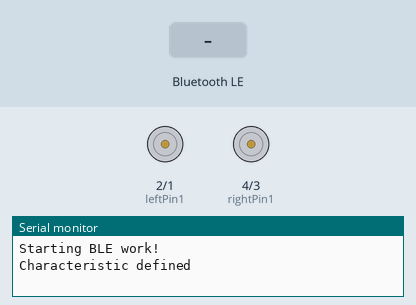
Bench run of a sketch on a simulated ESP32. On the bench: motor-driver pin pairs drawn as motors (green arrow = first pin HIGH = forward, orange = second pin HIGH = backward, longer = more drive), the last lines printed to the serial monitor. The inputs (shaded band) are chosen by the test bench. Nothing arrives over Bluetooth unless stated; a phone connects over Bluetooth LE 3 s after start.

Above: at 1.2 s.
1.3 s: Bluetooth LE write "F" received
At 2.5 s:
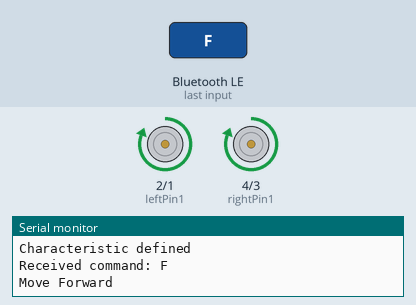
2.8 s: Bluetooth LE write "B" received
At 3.8 s:
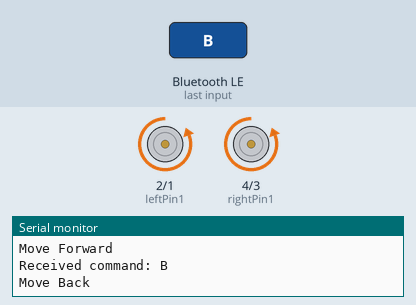
4.3 s: Bluetooth LE write "L" received
At 5.0 s:
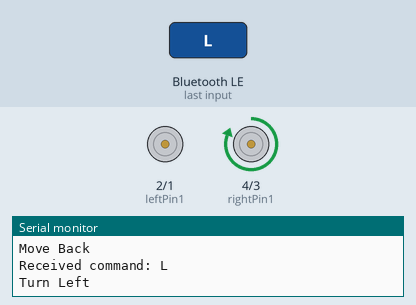
5.8 s: Bluetooth LE write "R" received
At 6.1 s:
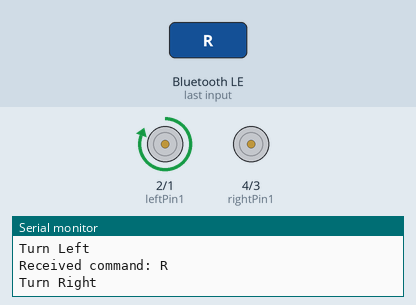
Timing chart, 0 to 8.3 s (numbered marks = the images above; inputs shaded):
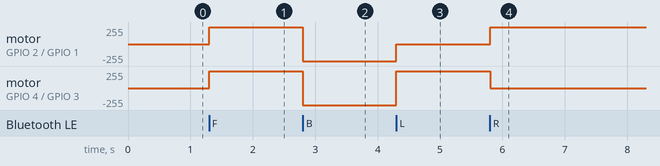

The sketch:

main.ino
```cpp
#include <BLEDevice.h>
#include <BLEUtils.h>
#include <BLEServer.h>
#include "motors.h"

#define SERVICE_UUID        "4fafc201-1fb5-459e-8fcc-c5c9c331914b"
#define CHARACTERISTIC_UUID "beb5483e-36e1-4688-b7f5-ea07361b26a8"

// get incoming commands and call respective functions

class CommandCallbacks: public BLECharacteristicCallbacks {
  void onWrite(BLECharacteristic *pCharacteristic) {
    std::string value = pCharacteristic->getValue();

    if (value.length() == 0) return;

    char command = value[0];

    Serial.print("Received command: ");
    Serial.println(command);

    switch (command) {
      case 'F':
        Serial.println("Move Forward");
        moveForward();
        break;

      case 'B':
        Serial.println("Move Back");
        moveBack();
        break;

      case 'L':
        Serial.println("Turn Left");
        turnLeft();
        break;

      case 'R':
        Serial.println("Turn Right");
        turnRight();
        break;

      case 'S':
        Serial.println("Stop");
        stopMotors();
        break;

      default:
        Serial.println("Unknown command");
        break;
    }
  }
};

void setup() {
  Serial.begin(115200);
  pinMode(rightPin1, OUTPUT);
  pinMode(rightPin2, OUTPUT);
  pinMode(leftPin1, OUTPUT);
  pinMode(leftPin2, OUTPUT);

  // setting motors to not run on setup
  digitalWrite(rightPin1, LOW);
  digitalWrite(rightPin2, LOW);
  digitalWrite(leftPin1, LOW);
  digitalWrite(leftPin2, LOW);
  Serial.println("Starting BLE work!");

  BLEDevice::init("ListToMaybes"); // haskell reference :)
  BLEServer *pServer = BLEDevice::createServer();
  BLEService *pService = pServer->createService(SERVICE_UUID);
  BLECharacteristic *pCharacteristic = pService->createCharacteristic(
                                         CHARACTERISTIC_UUID,
                                         BLECharacteristic::PROPERTY_READ |
                                         BLECharacteristic::PROPERTY_WRITE
                                       );

  pCharacteristic->setCallbacks(new CommandCallbacks());

  pService->start();
  BLEAdvertising *pAdvertising = BLEDevice::getAdvertising();
  pAdvertising->addServiceUUID(SERVICE_UUID);
  pAdvertising->setScanResponse(true);
  pAdvertising->setMinPreferred(0x06);  // functions that help with iPhone connections issue
  pAdvertising->setMinPreferred(0x12);
  BLEDevice::startAdvertising();
  Serial.println("Characteristic defined");
}

void loop() {
  // put your main code here, to run repeatedly:
  delay(2000);
}
```

motors.cpp
```cpp
#include "motors.h"
#include <Arduino.h>

void moveForward() {
  digitalWrite(rightPin1, HIGH);
  digitalWrite(rightPin2, LOW);
  digitalWrite(leftPin1, HIGH);
  digitalWrite(leftPin2, LOW);
}

void moveBack() {
  digitalWrite(rightPin1, LOW);
  digitalWrite(rightPin2, HIGH);
  digitalWrite(leftPin1, LOW);
  digitalWrite(leftPin2, HIGH);
}

void turnLeft() {
  digitalWrite(rightPin1, HIGH);
  digitalWrite(rightPin2, LOW);
  digitalWrite(leftPin1, LOW);
  digitalWrite(leftPin2, LOW);
}

void turnRight() {
  digitalWrite(rightPin1, LOW);
  digitalWrite(rightPin2, LOW);
  digitalWrite(leftPin1, HIGH);
  digitalWrite(leftPin2, LOW);
}

void stopMotors() {
  digitalWrite(rightPin1, LOW);
  digitalWrite(rightPin2, LOW);
  digitalWrite(leftPin1, LOW);
  digitalWrite(leftPin2, LOW);
}
```

motors.h
```cpp
#ifndef MOTORS_H
#define MOTORS_H

const int rightPin1 = 4;
const int rightPin2 = 3;
const int leftPin1 = 2;
const int leftPin2 = 1;

void moveForward();
void moveBack();
void turnLeft();
void turnRight();
void stopMotors();

#endif
```

Measured:
- after the input at 1.3 s, motor on GPIO 2 (leftPin1) / GPIO 1 (leftPin2), motor on GPIO 4 (rightPin1) / GPIO 3 (rightPin2): stopped → forward 255/255 at once
- after the input at 2.8 s, motor on GPIO 2 (leftPin1) / GPIO 1 (leftPin2), motor on GPIO 4 (rightPin1) / GPIO 3 (rightPin2): forward 255/255 → backward 255/255 at once
- after the input at 4.3 s, motor on GPIO 2 (leftPin1) / GPIO 1 (leftPin2): backward 255/255 → stopped at once; motor on GPIO 4 (rightPin1) / GPIO 3 (rightPin2): backward 255/255 → forward 255/255 at once
- after the input at 5.8 s, motor on GPIO 2 (leftPin1) / GPIO 1 (leftPin2): stopped → forward 255/255 at once; motor on GPIO 4 (rightPin1) / GPIO 3 (rightPin2): forward 255/255 → stopped at once
